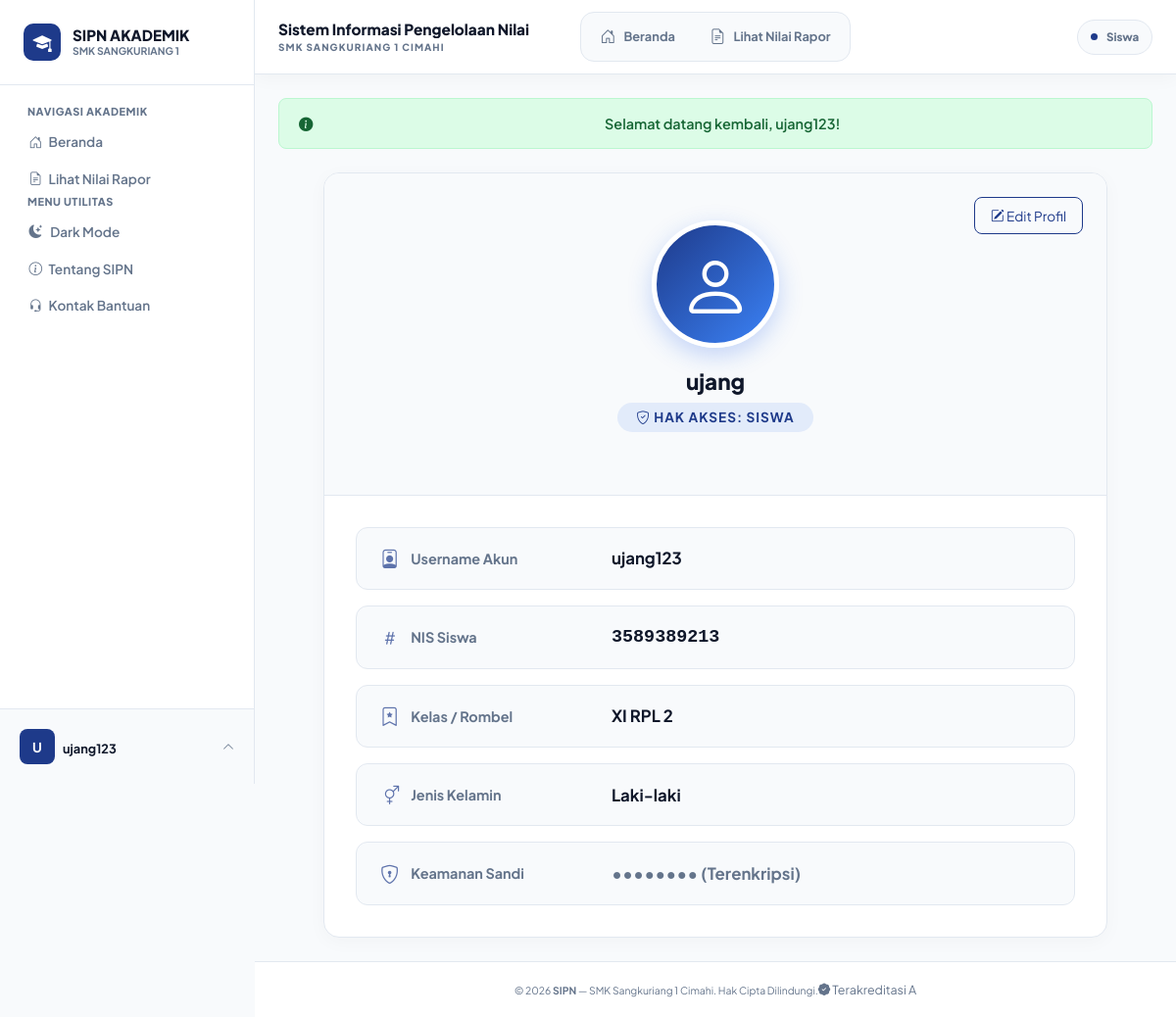
Screenshot of /profile.php (signed in) with the database file from the repository.
### tables this page shows
CREATE TABLE `siswa` (
  `id` int(11) NOT NULL,
  `nis` varchar(10) NOT NULL,
  `nama` varchar(100) NOT NULL,
  `kelas` varchar(10) NOT NULL,
  `jenis_kelamin` enum('L','P') NOT NULL,
  `user_id` int(11) NOT NULL
);

CREATE TABLE `users` (
  `id` int(11) NOT NULL,
  `username` varchar(50) NOT NULL,
  `password` varchar(255) NOT NULL,
  `role` enum('admin','guru','siswa') NOT NULL,
  `foto` varchar(255) DEFAULT NULL,
  `created_at` timestamp NULL DEFAULT current_timestamp()
);

### profile.php (the view, shortened to what this page needs)
<?php
require_once __DIR__ . '/includes/helper_fungsi.php';
require_once __DIR__ . '/includes/helper_cek_login.php';
$user_id = $_SESSION['user_id'];
$role = $_SESSION['role'];
$query_user = mysqli_query($conn, "SELECT username, role, foto FROM users WHERE id = '$user_id'");
$data_user = mysqli_fetch_assoc($query_user);
$nama_lengkap = $data_user['username'];
$identitas_id = '';
$jenis_kelamin = '';
$kelas = '';
if ($role === 'guru') {
    $q_detail = mysqli_query($conn, "SELECT nip, nama, jenis_kelamin FROM guru WHERE user_id = '$user_id'");
    if ($d = mysqli_fetch_assoc($q_detail)) {
        $nama_lengkap = $d['nama'];
        $identitas_id = $d['nip'];
        $jenis_kelamin = $d['jenis_kelamin'];
    }
} elseif ($role === 'siswa') {
    $q_detail = mysqli_query($conn, "SELECT nis, nama, kelas, jenis_kelamin FROM siswa WHERE user_id = '$user_id'");
    if ($d = mysqli_fetch_assoc($q_detail)) {
        $nama_lengkap = $d['nama'];
        $identitas_id = $d['nis'];
        $kelas = $d['kelas'];
        $jenis_kelamin = $d['jenis_kelamin'];
    }
} elseif ($role === 'admin') {
    $nama_lengkap = 'Administrator Sistem';
}
require_once __DIR__ . '/includes/template_header.php';
?>
<div class="profile-container-centered">
    <div class="profile-card-centered">
        <div class="profile-header-centered">
            <button class="btn-primary-outline btn-edit-profile-absolute" data-modal-target="#modalOpsiEdit">
                <i class="bi bi-pencil-square"></i> Edit Profil
            </button>
        <div class="avatar-circle-centered" style="overflow: hidden; padding: 0;">
    <?php if (!empty($data_user['foto'])): ?>
        <img src="<?= BASE_URL; ?>assets/img/profil/<?= htmlspecialchars($data_user['foto']); ?>" alt="Foto Profil" style="width: 100%; height: 100%; object-fit: cover;">
    <?php else: ?>
        <i class="bi bi-person"></i>
    <?php endif; ?>
        </div>
            <h2 class="profile-name"><?= htmlspecialchars($nama_lengkap); ?></h2>
            <div class="profile-role-badge">
                <i class="bi bi-shield-check"></i> Hak Akses: <?= ucfirst($role); ?>
            </div>
        </div>
        <div class="profile-body-centered">
            <div class="info-row">
                <div class="info-label"><i class="bi bi-person-badge"></i> Username Akun</div>
                <div class="info-value"><?= htmlspecialchars($data_user['username']); ?></div>
            </div>
            <?php if ($role === 'siswa'): ?>
                <div class="info-row">
                    <div class="info-label"><i class="bi bi-hash"></i> NIS Siswa</div>
                    <div class="info-value" style="font-family: monospace; font-size: 1.15rem;"><?= htmlspecialchars($identitas_id); ?></div>
                </div>
                <div class="info-row">
                    <div class="info-label"><i class="bi bi-bookmark-star"></i> Kelas / Rombel</div>
                    <div class="info-value"><?= htmlspecialchars($kelas); ?></div>
                </div>
                <div class="info-row">
                    <div class="info-label"><i class="bi bi-gender-ambiguous"></i> Jenis Kelamin</div>
                    <div class="info-value"><?= $jenis_kelamin === 'L' ? 'Laki-laki' : 'Perempuan'; ?></div>
                </div>
            <?php endif; ?>
            <div class="info-row">
                <div class="info-label"><i class="bi bi-shield-lock"></i> Keamanan Sandi</div>
                <div class="info-value" style="color: var(--text-muted);">•••••••• (Terenkripsi)</div>
            </div>
        </div>
    </div>
</div>
<?php require_once __DIR__ . '/includes/template_footer.php'; ?>

### assets/css/modules/00-foundation-theme.css (style rules this page uses)
:root { --primary-dark: #1e3a8a; --primary-hover: #1d4ed8; --accent-orange: #2563eb; --accent-peach: #eff6ff; --accent-peach-border: #bfdbfe; --text-dark: #0f172a; --text-muted: #64748b; --border-color: #e2e8f0; --bg-surface: #f8fafc; --card-bg: #ffffff; --app-sidebar-width: 260px; --app-sidebar-rail-width: 76px; --app-topbar-height: 68px; --font-sans: 'Plus Jakarta Sans', system-ui, -apple-system, sans-serif; }
* { box-sizing: border-box; margin: 0; padding: 0; font-family: var(--font-sans); }
html { min-width: 320px; }
body { background-color: var(--bg-surface); color: var(--text-dark); min-height: 100vh; font-family: var(--font-sans); overflow-x: hidden; }

### assets/css/modules/04-dashboard-profile-contact.css (style rules this page uses)
.btn-primary-outline { background: transparent; border: 1px solid var(--primary-dark); color: var(--primary-dark); }
.profile-name { font-size: 1.4rem; font-weight: 800; color: var(--text-dark); margin-bottom: 0.5rem; }
.profile-role-badge { display: inline-block; padding: 0.4rem 1.2rem; background: rgba(37, 99, 235, 0.1); color: var(--primary-dark); border-radius: 50px; font-size: 0.85rem; font-weight: 700; text-transform: uppercase; letter-spacing: 1px; margin-bottom: 2rem; }
.profile-container-centered { max-width: 800px; margin: 0 auto; }
.profile-card-centered { background: var(--card-bg) !important; border-radius: 16px; border: 1px solid var(--border-color) !important; box-shadow: 0 4px 20px rgba(0,0,0,0.03); overflow: hidden; position: relative; margin-top: 1rem; }
.profile-header-centered { padding: 3rem 2rem 2rem; text-align: center; border-bottom: 1px solid var(--border-color) !important; position: relative; background: var(--bg-surface) !important; }
.btn-edit-profile-absolute { position: absolute; top: 1.5rem; right: 1.5rem; padding: 0.6rem 1rem; font-size: 0.85rem; border-radius: 8px; }
.avatar-circle-centered { width: 130px; height: 130px; border-radius: 50%; background: linear-gradient(135deg, var(--primary-dark), #3b82f6); color: white; display: flex; align-items: center; justify-content: center; font-size: 4.5rem; margin: 0 auto 1.25rem; box-shadow: 0 8px 25px rgba(37, 99, 235, 0.25); border: 5px solid var(--card-bg) !important; }
.profile-body-centered { padding: 2rem; display: flex; flex-direction: column; gap: 1rem; }
.info-row { display: grid; grid-template-columns: 220px minmax(0, 1fr); align-items: center; gap: 1rem; padding: 1.2rem 1.5rem; border: 1px solid var(--border-color); border-radius: 12px; background: var(--bg-surface); transition: background 0.2s ease, border-color 0.2s ease, box-shadow 0.2s ease, transform 0.2s ease; }
.info-label { display: flex; align-items: center; gap: 0.75rem; min-width: 0; color: var(--text-muted); font-size: 0.9rem; font-weight: 700; }
.info-label i { flex: 0 0 auto; color: var(--primary-dark); font-size: 1.2rem; opacity: 0.7; }
.info-value { min-width: 0; overflow-wrap: anywhere; color: var(--text-dark); font-size: 1.05rem; font-weight: 700; }

### rows the page displays
siswa: nama "ujang", nis "3589389213", kelas "XI RPL 2"
users: username "ujang123"

### other values shown
$item['label'] "Beranda"
$item['label'] "Lihat Nilai Rapor"
substr($current_username, 0, 1) "U"
$current_username "ujang123"
$current_role_label "Siswa"
$pesan "Selamat datang kembali, ujang123!"
$role "SISWA"
